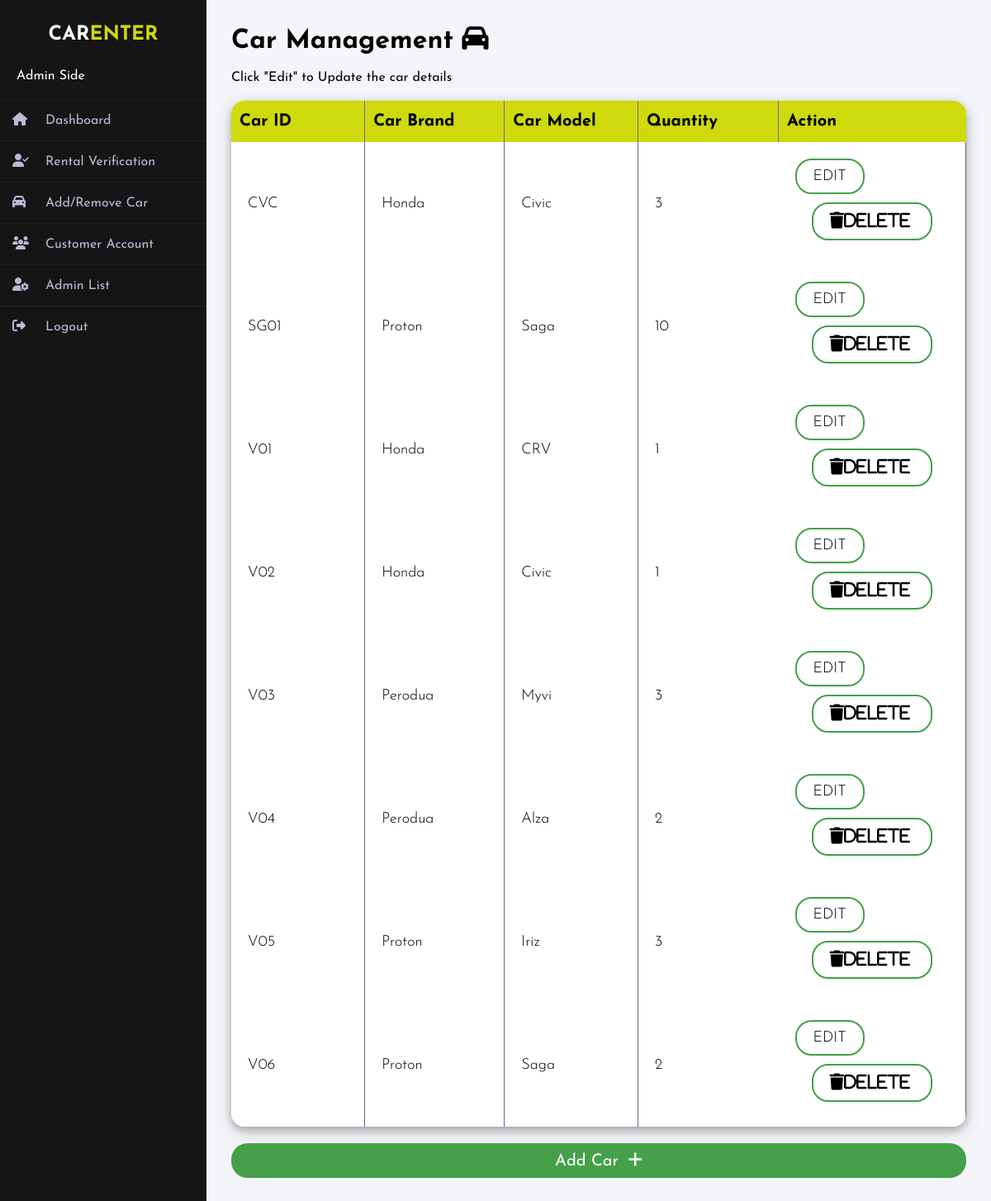
The app's page /carlist.php (signed in) with its own data.
### tables this page shows
CREATE TABLE `vehicle` (
  `vehicleID` varchar(100) NOT NULL,
  `vehicleBrand` varchar(100) NOT NULL,
  `vehicleModel` varchar(100) NOT NULL,
  `quantity` int(11) NOT NULL
);

### carlist.php (the view, shortened to what this page needs)
<!DOCTYPE html>
<html lang="en">
<head>
</head>
<body>
<div class="wrapper">
            <?php
                  include "sidebar.php"
            ?>
            <div class="main_content">
                <div class="container">
                    <div class="title">
                        <h1>Car Management <i class="fas fa-car"></i></h1>
                    </div>
                    <caption>Click "Edit" to Update the car details</caption>
                    <table>
                        <thead>
                            <th>Car ID</th>
                            <th>Car Brand</th>
                            <th>Car Model </th>
                            <th>Quantity</th>
                            <th>Action</th>
                        </thead>
                        <?php
                        $sql = "SELECT * from vehicle";
                        $result = mysqli_query($conn,$sql);
                        while($row = mysqli_fetch_assoc($result)):?>
                            <tbody>
                                <tr>
                                <td><?php echo $row['vehicleID'];?></td>
                                <td><?php echo $row['vehicleBrand'];?></td>
                                <td><?php echo $row['vehicleModel'];?></td>
                                <td><?php echo $row['quantity'];?></td>
                                <td><a href=<?php echo "editform.php?id=".$row['vehicleID']?>>EDIT</a><button><a href=<?php echo "deletecar.php?id=".$row['vehicleID']?>><i class="fas fa-trash" >Delete</a></button></td>
                            </tr>
                        </tbody>
                        <?php endwhile;?>
                    </table>
                    <a href="carform.php" class="addrow">Add Car <i class="fas fa-plus"></i></a>
                </div>
            </div>
        </div>
</body>
</html>

### sidebar.php (shortened to what this page needs)
<html lang="en">
<head>
</head>
<body>
    <div class="sidebar">
            <h2>CAR<span>ENTER</span></h2>
            <p id="admin">Admin Side</p>
            <ul>
                <li><a href="dashboard.php"><i class="fas fa-home"></i>Dashboard</a></li>
                <li><a href="verification.php"><i class="fas fa-user-check"></i>Rental Verification</a></li>
                <li><a href="carlist.php"><i class="fas fa-car"></i>Add/Remove Car</a></li>
                <li><a href="customerlist.php"><i class="fas fa-users"></i>Customer Account</a></li>
                <li><a href="adminlist.php"><i class="fas fa-user-cog"></i>Admin List</a></li>
                <li><a href="dashboard.php?logout='1'"><i class="fas fa-sign-out-alt"></i>Logout</a></li>
            </ul>
      </div>
</body>
</html>

### records on screen
vehicle: vehicleID "CVC", vehicleBrand "Honda", vehicleModel "Civic", quantity "3"
vehicle: vehicleID "SG01", vehicleBrand "Proton", vehicleModel "Saga", quantity "10"
vehicle: vehicleID "V01", vehicleBrand "Honda", vehicleModel "CRV", quantity "1"
vehicle: vehicleID "V02", vehicleBrand "Honda", vehicleModel "Civic", quantity "1"
vehicle: vehicleID "V03", vehicleBrand "Perodua", vehicleModel "Myvi", quantity "3"
vehicle: vehicleID "V04", vehicleBrand "Perodua", vehicleModel "Alza", quantity "2"
vehicle: vehicleID "V05", vehicleBrand "Proton", vehicleModel "Iriz", quantity "3"
vehicle: vehicleID "V06", vehicleBrand "Proton", vehicleModel "Saga", quantity "2"
